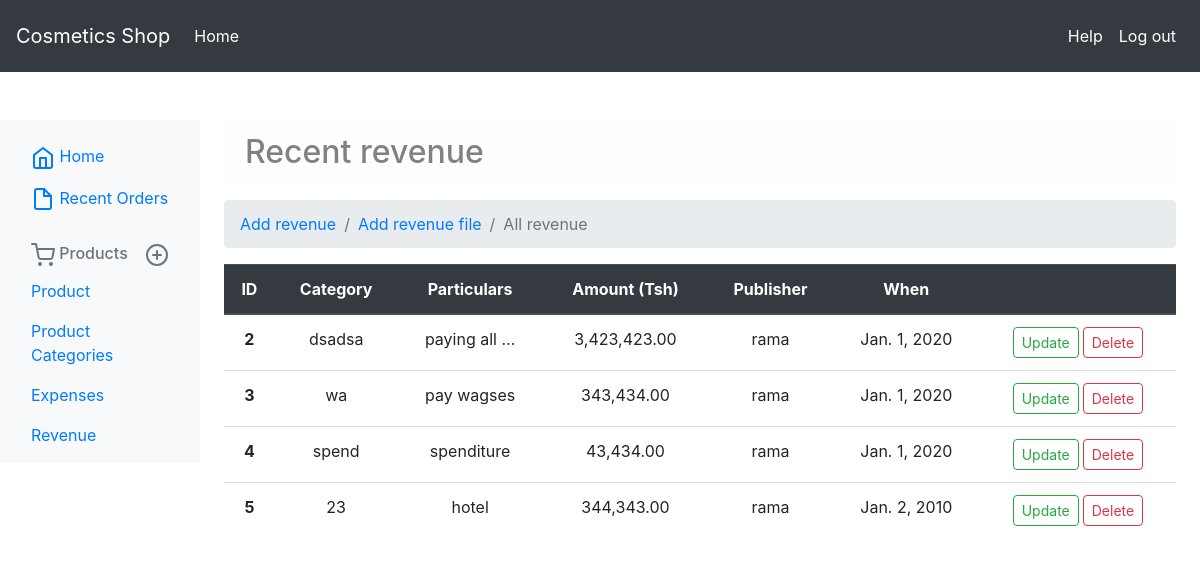
Before: /manage/revenue-list/ (signed in) with the older database file.
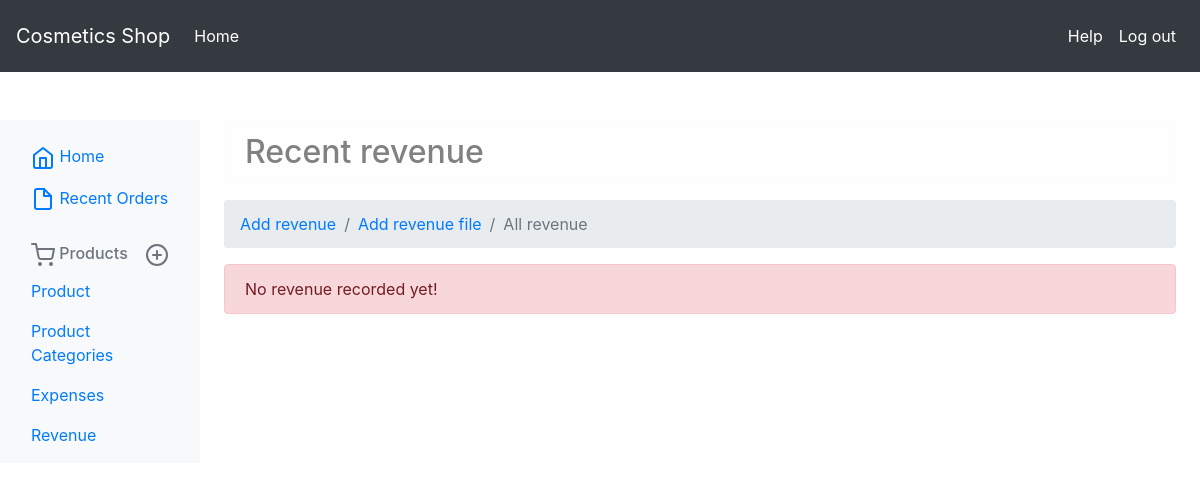
After: the same page with the newer database file.
### manage/models.py (models this page shows)
class Revenue(models.Model):
    category = models.CharField(max_length=100, blank=True, null=True)
    particulars = models.CharField(max_length=500, blank=True, null=True)
    amount = models.DecimalField(max_length=9, decimal_places=2, max_digits=11)
    date = models.DateField(blank=True, null=True)
    publisher = models.ForeignKey(User, on_delete=models.DO_NOTHING, related_name='revenue_pub')
    created = models.DateTimeField(auto_now_add=True)
    updated = models.DateTimeField(auto_now=True, null=True)

### auths/models.py (models this page shows)
class User(AbstractUser):
    is_pos = models.BooleanField(default=False, blank=True, null=True)
    is_manager = models.BooleanField(default=False, blank=True, null=True)
    is_super_manager = models.BooleanField(default=False, blank=True, null=True)
    is_admin = models.BooleanField(default=False)

### manage/views.py (the view)
# urls.py: path('revenue-list/', views.RevenueListView.as_view(), name='list_revenue'),
@method_decorator([login_required, manager_required], name='dispatch')
class RevenueListView(generic.ListView):
    model = Revenue
    template_name = 'manage/product/revenue/list.html'
    context_object_name = 'revenus'

### manage/templates/manage/product/revenue/list.html (shortened to what this page needs)
{% extends 'manage/base.html' %}
{% load humanize %}
{% block ext %}
    {% block extra_css %}
    <link rel="stylesheet" href="https://cdnjs.cloudflare.com/ajax/libs/twitter-bootstrap/4.1.3/css/bootstrap.css">
    <link rel="stylesheet" href="https://cdn.datatables.net/1.10.21/css/dataTables.bootstrap4.min.css">
    <link href="https://stackpath.bootstrapcdn.com/font-awesome/4.7.0/css/font-awesome.min.css" rel="stylesheet">
    <link rel="stylesheet" href="https://cdnjs.cloudflare.com/ajax/libs/tempusdominus-bootstrap-4/5.1.2/css/tempusdominus-bootstrap-4.min.css" />
{% endblock %}
{% endblock %}
{% block products %}
<div class="alert alert-light h2">Recent revenue</div>
    <nav aria-label="breadcrumb">
  <ol class="breadcrumb">
    <li class="breadcrumb-item"><a href="{% url 'manage:add_revenue' %}">Add revenue</a></li>
      <li class="breadcrumb-item"><a href="{% url 'manage:add_revenue_from_file' %}">Add revenue file</a></li>
    <li class="breadcrumb-item active" aria-current="page">All revenue</li>
  </ol>
</nav>
    {% if object_list %}
            <table class="table text-center" id="shop_table">
  <thead class="thead-dark">
    <tr>
      <th scope="col">ID</th>
      <th scope="col">Category</th>
      <th scope="col">Particulars</th>
      <th scope="col">Amount (Tsh)</th>
      <th scope="col">Publisher</th>
      <th scope="col">When</th>
      {% if not user.is_pos %}<th></th>{% endif %}
    </tr>
  </thead>
  <tbody>
  {% for res in object_list %}
    <tr>
      <th scope="row">{{ res.id }}</th>
      <td>{{ res.category|truncatewords_html:2 }}</td>
      <td>{{ res.particulars|truncatewords_html:2 }}</td>
      <td>{{ res.amount|intcomma }}</td>
      <td>{{ res.publisher }}</td>
      <td>{{ res.date }}</td>
      {% if not user.is_pos %}<td><span class="mr-1"><a class="btn btn-sm btn-outline-success rounded" href="{% url 'manage:update_revenue' res.pk %}">Update</a></span><span><a class="btn btn-sm btn-outline-danger rounded" href="{% url 'manage:delete_revenue' res.id %}">Delete</a> </span></td>{% endif %}
    </tr>
  {% endfor %}
  </tbody>
</table>
    {% else %}
        <div class="alert alert-danger">No revenue recorded yet!</div>
    {% endif %}
{% endblock %}

Changed rows visible on the page:
removed Revenue: id "2", category "dsadsa", particulars "paying all …", amount "3,423,423.00", publisher "rama", date "Jan. 1, 2020"
removed Revenue: id "3", category "wa", particulars "pay wagses", amount "343,434.00", publisher "rama", date "Jan. 1, 2020"
removed Revenue: id "4", category "spend", particulars "spenditure", amount "43,434.00", publisher "rama", date "Jan. 1, 2020"
removed Revenue: id "5", category "23", particulars "hotel", amount "344,343.00", publisher "rama", date "Jan. 2, 2010"
Other visible differences:
text no longer shown: "ID Category Particulars Amount (Tsh) Publisher When"
text now shown: "No revenue recorded yet!"
